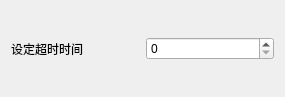
<?xml version="1.0" encoding="UTF-8"?>
<ui version="4.0">
 <class>SettingsWindow</class>
 <widget class="QDialog" name="SettingsWindow">
  <property name="geometry">
   <rect>
    <x>0</x>
    <y>0</y>
    <width>285</width>
    <height>97</height>
   </rect>
  </property>
  <property name="windowTitle">
   <string>设置窗口</string>
  </property>
  <property name="modal">
   <bool>true</bool>
  </property>
  <layout class="QGridLayout" name="gridLayout">
   <item row="0" column="0">
    <widget class="QLabel" name="labelA">
     <property name="toolTip">
      <string>GET/POST连接超时时间, 为连接时间和读取时间之和</string>
     </property>
     <property name="text">
      <string>设定超时时间</string>
     </property>
    </widget>
   </item>
   <item row="0" column="1">
    <widget class="QSpinBox" name="spinBoxTimeout"/>
   </item>
  </layout>
 </widget>
 <resources/>
 <connections/>
</ui>
